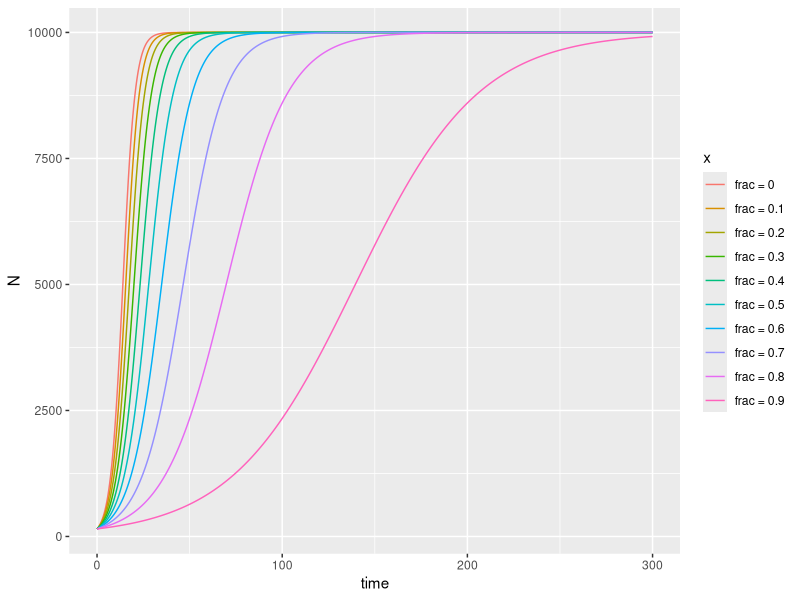
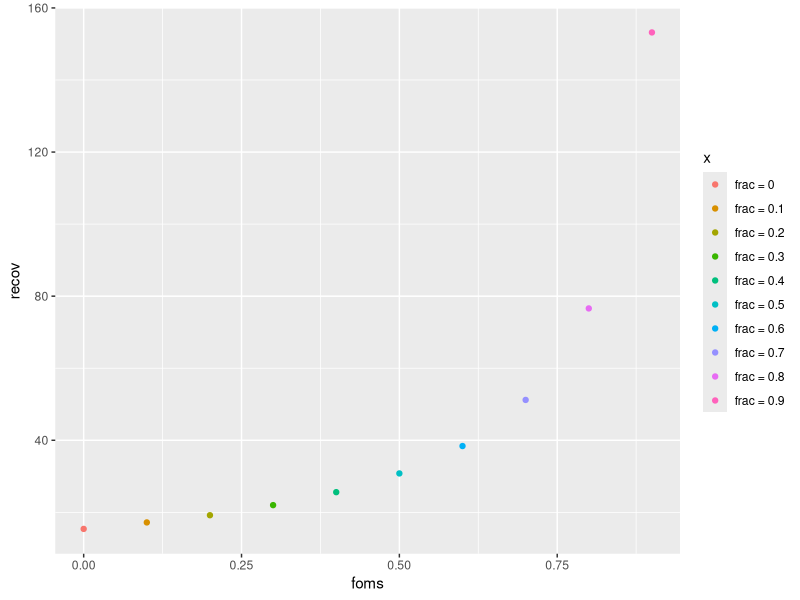

These figures' R source, in order:
## ---- chunk 1
library(deSolve)
parameters <- c(r = 0.3, K = 10000, fom = 0)
state <- c(N = 150)
Logistic <- function(t, state, parameters) {
  with(as.list(c(state, parameters)), {
    # rate of change 
    dN <- (1 - fom) * (r * N * (1 - N / K))
    
    # return the result
    list(dN)
  }) # end with(as.list ...
}

times <- seq(0, 300, by = 0.2)
## ---- chunk 2
fracts <- seq(0, 0.9, by = 0.1)
names(fracts) <- paste("frac =", fracts)

list_results <- lapply(fracts, function(x) {
  parameters["fom"] <- x
  ode(y = state, times = times, func = Logistic, parms = parameters)
})
## ---- chunk 3
# make a long data frame of it
ldf <- do.call(rbind, lapply(names(list_results), function(x) data.frame(list_results[[x]], x, stringsAsFactors = FALSE)))

# plot with ggplot
library(ggplot2)
ggplot(data = ldf, aes(x = time, y = N, color = x)) + geom_line()

## ---- chunk 4
library(dplyr)
ldf <- tbl_df(ldf)

recov_times <- ldf %>% 
  group_by(x) %>% 
  summarise(recov = min(time[N>6000]))

recov_times
## ---- chunk 5
# here is some heinous sapply foo to break "frac = 0.1" to a numeric 0.1, etc....
recov_times$foms <- as.numeric(sapply(strsplit(recov_times$x, " = "), "[", 2))

ggplot(recov_times, aes(x = foms, y = recov, color = x)) + geom_point()
